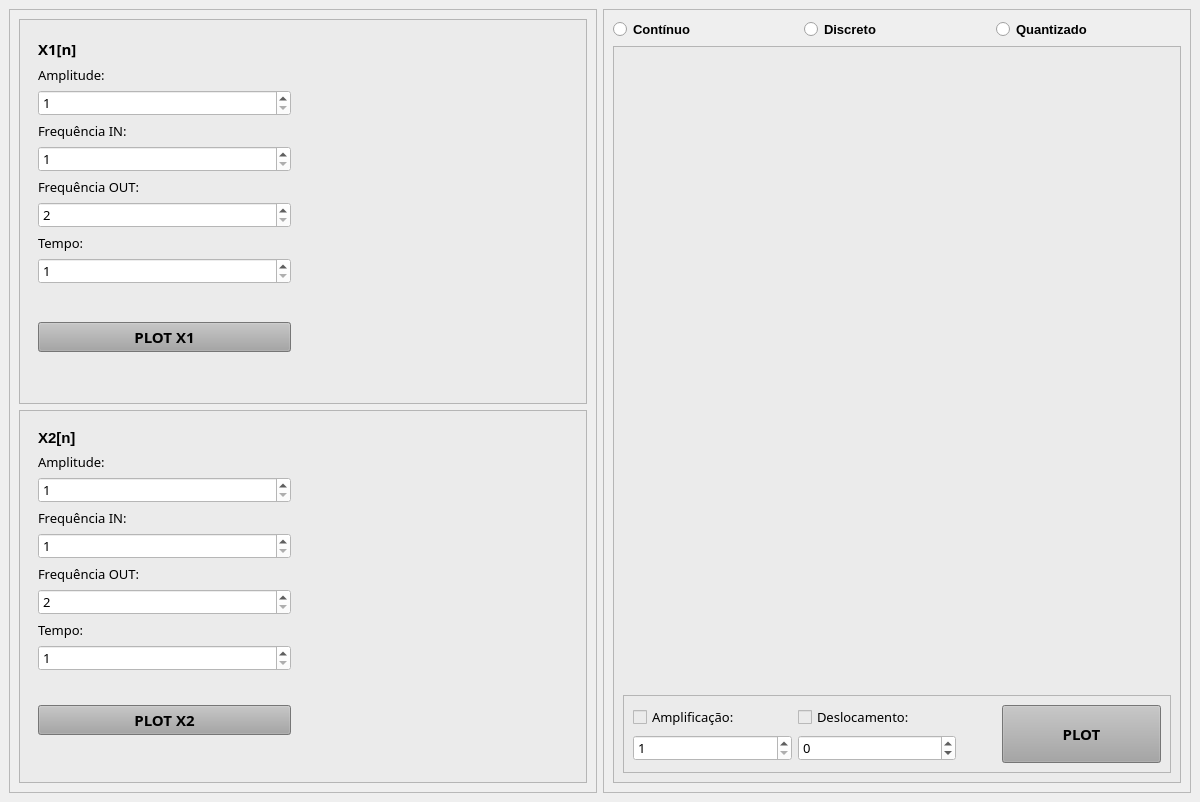
<?xml version="1.0" encoding="UTF-8"?>
<ui version="4.0">
 <class>MainWindow_Operacao_Sinais_</class>
 <widget class="QMainWindow" name="MainWindow_Operacao_Sinais_">
  <property name="geometry">
   <rect>
    <x>0</x>
    <y>0</y>
    <width>1200</width>
    <height>802</height>
   </rect>
  </property>
  <property name="sizePolicy">
   <sizepolicy hsizetype="Fixed" vsizetype="Fixed">
    <horstretch>0</horstretch>
    <verstretch>0</verstretch>
   </sizepolicy>
  </property>
  <property name="minimumSize">
   <size>
    <width>800</width>
    <height>600</height>
   </size>
  </property>
  <property name="windowTitle">
   <string>MainWindow</string>
  </property>
  <widget class="QWidget" name="centralwidget">
   <layout class="QHBoxLayout" name="horizontalLayout_2">
    <item>
     <layout class="QVBoxLayout" name="verticalLayout">
      <item>
       <widget class="QFrame" name="frame">
        <property name="frameShape">
         <enum>QFrame::StyledPanel</enum>
        </property>
        <property name="frameShadow">
         <enum>QFrame::Raised</enum>
        </property>
        <layout class="QVBoxLayout" name="verticalLayout_2">
         <item>
          <widget class="QFrame" name="frame_4">
           <property name="styleSheet">
            <string notr="true">background-color: rgb(235, 235, 235);</string>
           </property>
           <property name="frameShape">
            <enum>QFrame::StyledPanel</enum>
           </property>
           <property name="frameShadow">
            <enum>QFrame::Raised</enum>
           </property>
           <layout class="QHBoxLayout" name="horizontalLayout_3">
            <item>
             <widget class="QWidget" name="widget" native="true">
              <layout class="QVBoxLayout" name="verticalLayout_7">
               <item>
                <layout class="QVBoxLayout" name="verticalLayout_6">
                 <item>
                  <widget class="QLabel" name="label_X1">
                   <property name="font">
                    <font>
                     <family>Montserrat Medium</family>
                     <pointsize>11</pointsize>
                     <weight>75</weight>
                     <bold>true</bold>
                    </font>
                   </property>
                   <property name="layoutDirection">
                    <enum>Qt::LeftToRight</enum>
                   </property>
                   <property name="text">
                    <string>X1[n]</string>
                   </property>
                  </widget>
                 </item>
                 <item>
                  <widget class="QLabel" name="label_Amplitude_1">
                   <property name="font">
                    <font>
                     <family>Montserrat Medium</family>
                     <pointsize>10</pointsize>
                    </font>
                   </property>
                   <property name="text">
                    <string>Amplitude:</string>
                   </property>
                  </widget>
                 </item>
                 <item>
                  <widget class="QSpinBox" name="spinBox_Amplitude_1">
                   <property name="font">
                    <font>
                     <family>Montserrat Medium</family>
                     <pointsize>10</pointsize>
                    </font>
                   </property>
                   <property name="cursor">
                    <cursorShape>PointingHandCursor</cursorShape>
                   </property>
                   <property name="styleSheet">
                    <string notr="true">background-color: rgb(255, 255, 255);</string>
                   </property>
                   <property name="minimum">
                    <number>1</number>
                   </property>
                  </widget>
                 </item>
                 <item>
                  <widget class="QLabel" name="label_Freq_in_1">
                   <property name="font">
                    <font>
                     <family>Montserrat Medium</family>
                     <pointsize>10</pointsize>
                    </font>
                   </property>
                   <property name="text">
                    <string>Frequência IN:</string>
                   </property>
                  </widget>
                 </item>
                 <item>
                  <widget class="QSpinBox" name="spinBox_Freq_in_1">
                   <property name="font">
                    <font>
                     <family>Montserrat Medium</family>
                     <pointsize>10</pointsize>
                    </font>
                   </property>
                   <property name="cursor">
                    <cursorShape>PointingHandCursor</cursorShape>
                   </property>
                   <property name="styleSheet">
                    <string notr="true">background-color: rgb(255, 255, 255);</string>
                   </property>
                   <property name="minimum">
                    <number>1</number>
                   </property>
                   <property name="maximum">
                    <number>1000</number>
                   </property>
                  </widget>
                 </item>
                 <item>
                  <widget class="QLabel" name="label_Freq_out_1">
                   <property name="font">
                    <font>
                     <family>Montserrat Medium</family>
                     <pointsize>10</pointsize>
                    </font>
                   </property>
                   <property name="text">
                    <string>Frequência OUT:</string>
                   </property>
                  </widget>
                 </item>
                 <item>
                  <widget class="QSpinBox" name="spinBox_Freq_out_1">
                   <property name="font">
                    <font>
                     <family>Montserrat Medium</family>
                     <pointsize>10</pointsize>
                    </font>
                   </property>
                   <property name="cursor">
                    <cursorShape>PointingHandCursor</cursorShape>
                   </property>
                   <property name="styleSheet">
                    <string notr="true">background-color: rgb(255, 255, 255);</string>
                   </property>
                   <property name="minimum">
                    <number>2</number>
                   </property>
                   <property name="maximum">
                    <number>1000</number>
                   </property>
                  </widget>
                 </item>
                 <item>
                  <widget class="QLabel" name="label_Tempo_1">
                   <property name="font">
                    <font>
                     <family>Montserrat Medium</family>
                     <pointsize>10</pointsize>
                    </font>
                   </property>
                   <property name="text">
                    <string>Tempo:</string>
                   </property>
                  </widget>
                 </item>
                 <item>
                  <widget class="QSpinBox" name="spinBox_Tempo_1">
                   <property name="font">
                    <font>
                     <family>Montserrat Medium</family>
                     <pointsize>10</pointsize>
                    </font>
                   </property>
                   <property name="cursor">
                    <cursorShape>PointingHandCursor</cursorShape>
                   </property>
                   <property name="styleSheet">
                    <string notr="true">background-color: rgb(255, 255, 255);</string>
                   </property>
                   <property name="minimum">
                    <number>1</number>
                   </property>
                   <property name="maximum">
                    <number>100</number>
                   </property>
                   <property name="value">
                    <number>1</number>
                   </property>
                   <property name="displayIntegerBase">
                    <number>10</number>
                   </property>
                  </widget>
                 </item>
                 <item>
                  <spacer name="verticalSpacer_3">
                   <property name="orientation">
                    <enum>Qt::Vertical</enum>
                   </property>
                   <property name="sizeType">
                    <enum>QSizePolicy::Preferred</enum>
                   </property>
                   <property name="sizeHint" stdset="0">
                    <size>
                     <width>20</width>
                     <height>40</height>
                    </size>
                   </property>
                  </spacer>
                 </item>
                 <item>
                  <widget class="QPushButton" name="pushButton_Plot_x1">
                   <property name="font">
                    <font>
                     <family>Montserrat SemiBold</family>
                     <pointsize>11</pointsize>
                     <weight>75</weight>
                     <bold>true</bold>
                    </font>
                   </property>
                   <property name="cursor">
                    <cursorShape>PointingHandCursor</cursorShape>
                   </property>
                   <property name="styleSheet">
                    <string notr="true">background-color: rgb(165, 165, 165);</string>
                   </property>
                   <property name="text">
                    <string>PLOT X1</string>
                   </property>
                  </widget>
                 </item>
                </layout>
               </item>
               <item>
                <spacer name="verticalSpacer_4">
                 <property name="orientation">
                  <enum>Qt::Vertical</enum>
                 </property>
                 <property name="sizeType">
                  <enum>QSizePolicy::Preferred</enum>
                 </property>
                 <property name="sizeHint" stdset="0">
                  <size>
                   <width>20</width>
                   <height>40</height>
                  </size>
                 </property>
                </spacer>
               </item>
              </layout>
             </widget>
            </item>
            <item>
             <widget class="MplWidget" name="MplWidget_1" native="true"/>
            </item>
           </layout>
          </widget>
         </item>
         <item>
          <widget class="QFrame" name="frame_3">
           <property name="styleSheet">
            <string notr="true">background-color: rgb(235, 235, 235);</string>
           </property>
           <property name="frameShape">
            <enum>QFrame::StyledPanel</enum>
           </property>
           <property name="frameShadow">
            <enum>QFrame::Raised</enum>
           </property>
           <layout class="QHBoxLayout" name="horizontalLayout">
            <item>
             <widget class="QWidget" name="widget_2" native="true">
              <layout class="QVBoxLayout" name="verticalLayout_5">
               <item>
                <widget class="QLabel" name="label">
                 <property name="font">
                  <font>
                   <pointsize>11</pointsize>
                   <weight>75</weight>
                   <bold>true</bold>
                  </font>
                 </property>
                 <property name="text">
                  <string>X2[n]</string>
                 </property>
                </widget>
               </item>
               <item>
                <widget class="QLabel" name="label_Amplitude_2">
                 <property name="font">
                  <font>
                   <family>Montserrat Medium</family>
                   <pointsize>10</pointsize>
                  </font>
                 </property>
                 <property name="text">
                  <string>Amplitude:</string>
                 </property>
                </widget>
               </item>
               <item>
                <widget class="QSpinBox" name="spinBox_Amplitude_2">
                 <property name="font">
                  <font>
                   <family>Montserrat Medium</family>
                   <pointsize>10</pointsize>
                  </font>
                 </property>
                 <property name="cursor">
                  <cursorShape>PointingHandCursor</cursorShape>
                 </property>
                 <property name="styleSheet">
                  <string notr="true">background-color: rgb(255, 255, 255);</string>
                 </property>
                 <property name="minimum">
                  <number>1</number>
                 </property>
                </widget>
               </item>
               <item>
                <widget class="QLabel" name="label_Freq_in_2">
                 <property name="font">
                  <font>
                   <family>Montserrat Medium</family>
                   <pointsize>10</pointsize>
                  </font>
                 </property>
                 <property name="text">
                  <string>Frequência IN:</string>
                 </property>
                </widget>
               </item>
               <item>
                <widget class="QSpinBox" name="spinBox_Freq_in_2">
                 <property name="font">
                  <font>
                   <family>Montserrat Medium</family>
                   <pointsize>10</pointsize>
                  </font>
                 </property>
                 <property name="cursor">
                  <cursorShape>PointingHandCursor</cursorShape>
                 </property>
                 <property name="styleSheet">
                  <string notr="true">background-color: rgb(255, 255, 255);</string>
                 </property>
                 <property name="minimum">
                  <number>1</number>
                 </property>
                 <property name="maximum">
                  <number>1000</number>
                 </property>
                </widget>
               </item>
               <item>
                <widget class="QLabel" name="label_Freq_out_2">
                 <property name="font">
                  <font>
                   <family>Montserrat Medium</family>
                   <pointsize>10</pointsize>
                  </font>
                 </property>
                 <property name="text">
                  <string>Frequência OUT:</string>
                 </property>
                </widget>
               </item>
               <item>
                <widget class="QSpinBox" name="spinBox_Freq_out_2">
                 <property name="font">
                  <font>
                   <family>Montserrat Medium</family>
                   <pointsize>10</pointsize>
                  </font>
                 </property>
                 <property name="cursor">
                  <cursorShape>PointingHandCursor</cursorShape>
                 </property>
                 <property name="styleSheet">
                  <string notr="true">background-color: rgb(255, 255, 255);</string>
                 </property>
                 <property name="minimum">
                  <number>2</number>
                 </property>
                 <property name="maximum">
                  <number>1000</number>
                 </property>
                </widget>
               </item>
               <item>
                <widget class="QLabel" name="label_Tempo_2">
                 <property name="font">
                  <font>
                   <family>Montserrat Medium</family>
                   <pointsize>10</pointsize>
                  </font>
                 </property>
                 <property name="text">
                  <string>Tempo:</string>
                 </property>
                </widget>
               </item>
               <item>
                <widget class="QSpinBox" name="spinBox_Tempo_2">
                 <property name="font">
                  <font>
                   <family>Montserrat Medium</family>
                   <pointsize>10</pointsize>
                  </font>
                 </property>
                 <property name="cursor">
                  <cursorShape>PointingHandCursor</cursorShape>
                 </property>
                 <property name="styleSheet">
                  <string notr="true">background-color: rgb(255, 255, 255);</string>
                 </property>
                 <property name="minimum">
                  <number>1</number>
                 </property>
                 <property name="maximum">
                  <number>100</number>
                 </property>
                 <property name="value">
                  <number>1</number>
                 </property>
                </widget>
               </item>
               <item>
                <spacer name="verticalSpacer_2">
                 <property name="orientation">
                  <enum>Qt::Vertical</enum>
                 </property>
                 <property name="sizeType">
                  <enum>QSizePolicy::Preferred</enum>
                 </property>
                 <property name="sizeHint" stdset="0">
                  <size>
                   <width>20</width>
                   <height>35</height>
                  </size>
                 </property>
                </spacer>
               </item>
               <item>
                <widget class="QPushButton" name="pushButton_Plot_x2">
                 <property name="font">
                  <font>
                   <family>Montserrat SemiBold</family>
                   <pointsize>11</pointsize>
                   <weight>75</weight>
                   <bold>true</bold>
                  </font>
                 </property>
                 <property name="cursor">
                  <cursorShape>PointingHandCursor</cursorShape>
                 </property>
                 <property name="styleSheet">
                  <string notr="true">background-color: rgb(165, 165, 165);</string>
                 </property>
                 <property name="text">
                  <string>PLOT X2</string>
                 </property>
                </widget>
               </item>
               <item>
                <spacer name="verticalSpacer">
                 <property name="orientation">
                  <enum>Qt::Vertical</enum>
                 </property>
                 <property name="sizeType">
                  <enum>QSizePolicy::Preferred</enum>
                 </property>
                 <property name="sizeHint" stdset="0">
                  <size>
                   <width>20</width>
                   <height>36</height>
                  </size>
                 </property>
                </spacer>
               </item>
              </layout>
             </widget>
            </item>
            <item>
             <widget class="MplWidget" name="MplWidget_2" native="true"/>
            </item>
           </layout>
          </widget>
         </item>
        </layout>
       </widget>
      </item>
     </layout>
    </item>
    <item>
     <layout class="QVBoxLayout" name="verticalLayout_3">
      <item>
       <widget class="QFrame" name="frame_2">
        <property name="frameShape">
         <enum>QFrame::StyledPanel</enum>
        </property>
        <property name="frameShadow">
         <enum>QFrame::Raised</enum>
        </property>
        <layout class="QVBoxLayout" name="verticalLayout_4">
         <item>
          <layout class="QHBoxLayout" name="horizontalLayout_5">
           <item>
            <widget class="QRadioButton" name="radioButton_continuo">
             <property name="font">
              <font>
               <pointsize>10</pointsize>
               <weight>75</weight>
               <bold>true</bold>
              </font>
             </property>
             <property name="text">
              <string>Contínuo</string>
             </property>
            </widget>
           </item>
           <item>
            <widget class="QRadioButton" name="radioButton_discreto">
             <property name="font">
              <font>
               <pointsize>10</pointsize>
               <weight>75</weight>
               <bold>true</bold>
              </font>
             </property>
             <property name="text">
              <string>Discreto</string>
             </property>
            </widget>
           </item>
           <item>
            <widget class="QRadioButton" name="radioButton_quantizado">
             <property name="font">
              <font>
               <pointsize>10</pointsize>
               <weight>75</weight>
               <bold>true</bold>
              </font>
             </property>
             <property name="text">
              <string>Quantizado</string>
             </property>
            </widget>
           </item>
          </layout>
         </item>
         <item>
          <widget class="QFrame" name="frame_6">
           <property name="sizePolicy">
            <sizepolicy hsizetype="Preferred" vsizetype="Minimum">
             <horstretch>0</horstretch>
             <verstretch>0</verstretch>
            </sizepolicy>
           </property>
           <property name="styleSheet">
            <string notr="true">background-color: rgb(235, 235, 235);</string>
           </property>
           <property name="frameShape">
            <enum>QFrame::StyledPanel</enum>
           </property>
           <property name="frameShadow">
            <enum>QFrame::Raised</enum>
           </property>
           <layout class="QVBoxLayout" name="verticalLayout_8">
            <item>
             <spacer name="verticalSpacer_5">
              <property name="orientation">
               <enum>Qt::Vertical</enum>
              </property>
              <property name="sizeHint" stdset="0">
               <size>
                <width>10</width>
                <height>5</height>
               </size>
              </property>
             </spacer>
            </item>
            <item>
             <widget class="MplWidget" name="MplWidget_Result" native="true">
              <property name="sizePolicy">
               <sizepolicy hsizetype="Preferred" vsizetype="Preferred">
                <horstretch>0</horstretch>
                <verstretch>40</verstretch>
               </sizepolicy>
              </property>
             </widget>
            </item>
            <item>
             <widget class="QFrame" name="frame_5">
              <property name="sizePolicy">
               <sizepolicy hsizetype="Preferred" vsizetype="Preferred">
                <horstretch>0</horstretch>
                <verstretch>5</verstretch>
               </sizepolicy>
              </property>
              <property name="frameShape">
               <enum>QFrame::StyledPanel</enum>
              </property>
              <property name="frameShadow">
               <enum>QFrame::Raised</enum>
              </property>
              <layout class="QHBoxLayout" name="horizontalLayout_4">
               <item>
                <layout class="QVBoxLayout" name="verticalLayout_9">
                 <item>
                  <widget class="QCheckBox" name="checkBox_Amplificacao">
                   <property name="font">
                    <font>
                     <family>Montserrat Medium</family>
                     <pointsize>10</pointsize>
                    </font>
                   </property>
                   <property name="cursor">
                    <cursorShape>PointingHandCursor</cursorShape>
                   </property>
                   <property name="text">
                    <string>Amplificação:</string>
                   </property>
                  </widget>
                 </item>
                 <item>
                  <widget class="QSpinBox" name="spinBox_Amplificacao">
                   <property name="font">
                    <font>
                     <family>Montserrat Medium</family>
                     <pointsize>10</pointsize>
                    </font>
                   </property>
                   <property name="cursor">
                    <cursorShape>PointingHandCursor</cursorShape>
                   </property>
                   <property name="styleSheet">
                    <string notr="true">background-color: rgb(255, 255, 255);</string>
                   </property>
                   <property name="minimum">
                    <number>1</number>
                   </property>
                  </widget>
                 </item>
                </layout>
               </item>
               <item>
                <layout class="QVBoxLayout" name="verticalLayout_10">
                 <item>
                  <widget class="QCheckBox" name="checkBox_Deslocamento">
                   <property name="font">
                    <font>
                     <family>Montserrat Medium</family>
                     <pointsize>10</pointsize>
                    </font>
                   </property>
                   <property name="cursor">
                    <cursorShape>PointingHandCursor</cursorShape>
                   </property>
                   <property name="text">
                    <string>Deslocamento:</string>
                   </property>
                  </widget>
                 </item>
                 <item>
                  <widget class="QSpinBox" name="spinBox_Deslocamento">
                   <property name="font">
                    <font>
                     <family>Montserrat Medium</family>
                     <pointsize>10</pointsize>
                    </font>
                   </property>
                   <property name="cursor">
                    <cursorShape>PointingHandCursor</cursorShape>
                   </property>
                   <property name="styleSheet">
                    <string notr="true">background-color: rgb(255, 255, 255);</string>
                   </property>
                   <property name="minimum">
                    <number>-999</number>
                   </property>
                   <property name="maximum">
                    <number>999</number>
                   </property>
                  </widget>
                 </item>
                </layout>
               </item>
               <item>
                <spacer name="horizontalSpacer">
                 <property name="orientation">
                  <enum>Qt::Horizontal</enum>
                 </property>
                 <property name="sizeType">
                  <enum>QSizePolicy::Preferred</enum>
                 </property>
                 <property name="sizeHint" stdset="0">
                  <size>
                   <width>40</width>
                   <height>20</height>
                  </size>
                 </property>
                </spacer>
               </item>
               <item>
                <layout class="QVBoxLayout" name="verticalLayout_11">
                 <item>
                  <widget class="QPushButton" name="pushButton_Plot_result">
                   <property name="sizePolicy">
                    <sizepolicy hsizetype="Minimum" vsizetype="Preferred">
                     <horstretch>0</horstretch>
                     <verstretch>0</verstretch>
                    </sizepolicy>
                   </property>
                   <property name="font">
                    <font>
                     <family>Montserrat SemiBold</family>
                     <pointsize>11</pointsize>
                     <weight>75</weight>
                     <bold>true</bold>
                    </font>
                   </property>
                   <property name="cursor">
                    <cursorShape>PointingHandCursor</cursorShape>
                   </property>
                   <property name="styleSheet">
                    <string notr="true">background-color: rgb(165, 165, 165);</string>
                   </property>
                   <property name="text">
                    <string>PLOT</string>
                   </property>
                  </widget>
                 </item>
                </layout>
               </item>
              </layout>
             </widget>
            </item>
           </layout>
          </widget>
         </item>
        </layout>
       </widget>
      </item>
     </layout>
    </item>
   </layout>
  </widget>
 </widget>
 <customwidgets>
  <customwidget>
   <class>MplWidget</class>
   <extends>QWidget</extends>
   <header>mplwidget.h</header>
   <container>1</container>
  </customwidget>
 </customwidgets>
 <resources/>
 <connections/>
</ui>
